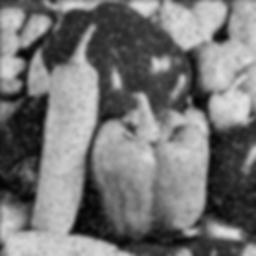

Source code (Python):
from PIL import Image, ImageFilter    

image = Image.open('img.png')
image = image.filter(ImageFilter.GaussianBlur) 
image.save("gaussiano.jpg")